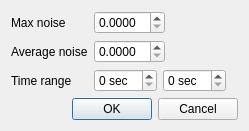
<?xml version="1.0" encoding="UTF-8"?>
<ui version="4.0">
 <class>Dialog</class>
 <widget class="QDialog" name="Dialog">
  <property name="geometry">
   <rect>
    <x>0</x>
    <y>0</y>
    <width>249</width>
    <height>118</height>
   </rect>
  </property>
  <property name="sizePolicy">
   <sizepolicy hsizetype="Minimum" vsizetype="Minimum">
    <horstretch>0</horstretch>
    <verstretch>0</verstretch>
   </sizepolicy>
  </property>
  <property name="font">
   <font>
    <weight>50</weight>
    <italic>false</italic>
    <bold>false</bold>
   </font>
  </property>
  <property name="windowTitle">
   <string>Spectrum settings</string>
  </property>
  <property name="modal">
   <bool>true</bool>
  </property>
  <layout class="QVBoxLayout" name="verticalLayout">
   <item>
    <layout class="QFormLayout" name="formLayout">
     <property name="fieldGrowthPolicy">
      <enum>QFormLayout::ExpandingFieldsGrow</enum>
     </property>
     <item row="0" column="0">
      <widget class="QLabel" name="maxNoiseLabel">
       <property name="text">
        <string>Max noise</string>
       </property>
      </widget>
     </item>
     <item row="0" column="1">
      <widget class="QDoubleSpinBox" name="maxNoiseDoubleSpinBox">
       <property name="suffix">
        <string/>
       </property>
       <property name="decimals">
        <number>4</number>
       </property>
       <property name="singleStep">
        <double>0.001000000000000</double>
       </property>
      </widget>
     </item>
     <item row="1" column="0">
      <widget class="QLabel" name="averageNoiseLabel">
       <property name="text">
        <string>Average noise</string>
       </property>
      </widget>
     </item>
     <item row="1" column="1">
      <widget class="QDoubleSpinBox" name="averageNoiseDoubleSpinBox">
       <property name="suffix">
        <string/>
       </property>
       <property name="decimals">
        <number>4</number>
       </property>
       <property name="singleStep">
        <double>0.001000000000000</double>
       </property>
      </widget>
     </item>
     <item row="2" column="0">
      <widget class="QLabel" name="timeRangeLabel">
       <property name="text">
        <string>Time range</string>
       </property>
      </widget>
     </item>
     <item row="2" column="1">
      <layout class="QHBoxLayout" name="horizontalLayout">
       <item>
        <widget class="QSpinBox" name="downTimeSpinBox">
         <property name="suffix">
          <string> sec</string>
         </property>
         <property name="singleStep">
          <number>100</number>
         </property>
        </widget>
       </item>
       <item>
        <widget class="QSpinBox" name="upTimeSpinBox">
         <property name="suffix">
          <string> sec</string>
         </property>
         <property name="singleStep">
          <number>100</number>
         </property>
        </widget>
       </item>
      </layout>
     </item>
    </layout>
   </item>
   <item>
    <widget class="QDialogButtonBox" name="buttonBox">
     <property name="orientation">
      <enum>Qt::Horizontal</enum>
     </property>
     <property name="standardButtons">
      <set>QDialogButtonBox::Cancel|QDialogButtonBox::Ok</set>
     </property>
    </widget>
   </item>
  </layout>
 </widget>
 <tabstops>
  <tabstop>maxNoiseDoubleSpinBox</tabstop>
  <tabstop>averageNoiseDoubleSpinBox</tabstop>
  <tabstop>downTimeSpinBox</tabstop>
  <tabstop>upTimeSpinBox</tabstop>
  <tabstop>buttonBox</tabstop>
 </tabstops>
 <resources/>
 <connections>
  <connection>
   <sender>buttonBox</sender>
   <signal>accepted()</signal>
   <receiver>Dialog</receiver>
   <slot>accept()</slot>
   <hints>
    <hint type="sourcelabel">
     <x>222</x>
     <y>103</y>
    </hint>
    <hint type="destinationlabel">
     <x>157</x>
     <y>117</y>
    </hint>
   </hints>
  </connection>
  <connection>
   <sender>buttonBox</sender>
   <signal>rejected()</signal>
   <receiver>Dialog</receiver>
   <slot>reject()</slot>
   <hints>
    <hint type="sourcelabel">
     <x>244</x>
     <y>109</y>
    </hint>
    <hint type="destinationlabel">
     <x>248</x>
     <y>117</y>
    </hint>
   </hints>
  </connection>
  <connection>
   <sender>averageNoiseDoubleSpinBox</sender>
   <signal>valueChanged(double)</signal>
   <receiver>Dialog</receiver>
   <slot>set_average_noise(double)</slot>
   <hints>
    <hint type="sourcelabel">
     <x>149</x>
     <y>43</y>
    </hint>
    <hint type="destinationlabel">
     <x>124</x>
     <y>58</y>
    </hint>
   </hints>
  </connection>
  <connection>
   <sender>maxNoiseDoubleSpinBox</sender>
   <signal>valueChanged(double)</signal>
   <receiver>Dialog</receiver>
   <slot>set_max_noise(double)</slot>
   <hints>
    <hint type="sourcelabel">
     <x>149</x>
     <y>16</y>
    </hint>
    <hint type="destinationlabel">
     <x>124</x>
     <y>58</y>
    </hint>
   </hints>
  </connection>
  <connection>
   <sender>downTimeSpinBox</sender>
   <signal>valueChanged(int)</signal>
   <receiver>Dialog</receiver>
   <slot>set_down_time(int)</slot>
   <hints>
    <hint type="sourcelabel">
     <x>132</x>
     <y>71</y>
    </hint>
    <hint type="destinationlabel">
     <x>124</x>
     <y>58</y>
    </hint>
   </hints>
  </connection>
  <connection>
   <sender>upTimeSpinBox</sender>
   <signal>valueChanged(int)</signal>
   <receiver>Dialog</receiver>
   <slot>set_up_time(int)</slot>
   <hints>
    <hint type="sourcelabel">
     <x>207</x>
     <y>71</y>
    </hint>
    <hint type="destinationlabel">
     <x>124</x>
     <y>58</y>
    </hint>
   </hints>
  </connection>
 </connections>
 <slots>
  <slot>set_average_noise(double)</slot>
  <slot>set_max_noise(double)</slot>
  <slot>set_up_time(int)</slot>
  <slot>set_down_time(int)</slot>
 </slots>
</ui>
